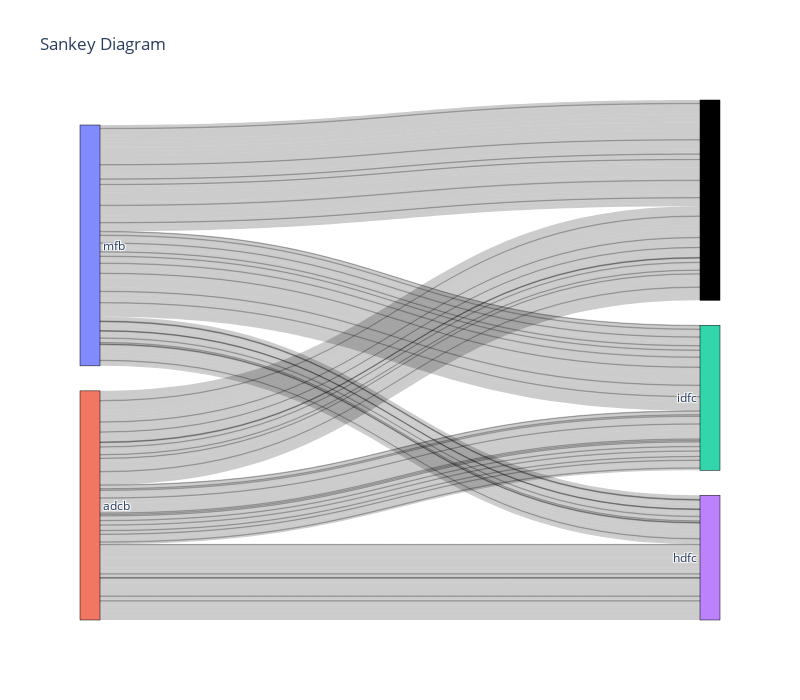

Notebook cell for this chart:
### Code cell
fig.update_layout(title_text="Sankey Diagram",width=800,height=700)
fig.show()

### Figure 1 — Plotly figure (JSON) as saved in the notebook; plotly's stock layout.template omitted (floating-point values rounded to 4 significant figures; data arrays with more than 128 entries replaced by an {"elided": "..."} marker saying what was removed)
{"data": [{"link": {"source": {"elided": "162 int values"}, "target": {"elided": "162 int values"}, "value": {"elided": "162 int values"}}, "node": {"label": ["mfb", "adcb", "idfc", "hdfc"], "line": {"color": "black", "width": 0.5}, "pad": 25, "thickness": 20}, "type": "sankey"}], "layout": {"height": 700, "title": {"text": "Sankey Diagram"}, "width": 800}}
